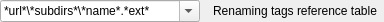
<?xml version="1.0" encoding="UTF-8"?>
<ui version="4.0">
 <class>MaskWidget</class>
 <widget class="QWidget" name="MaskWidget">
  <property name="geometry">
   <rect>
    <x>0</x>
    <y>0</y>
    <width>229</width>
    <height>22</height>
   </rect>
  </property>
  <layout class="QHBoxLayout" name="horizontalLayout">
   <property name="sizeConstraint">
    <enum>QLayout::SetMinimumSize</enum>
   </property>
   <property name="leftMargin">
    <number>0</number>
   </property>
   <property name="topMargin">
    <number>0</number>
   </property>
   <property name="rightMargin">
    <number>0</number>
   </property>
   <property name="bottomMargin">
    <number>0</number>
   </property>
   <item>
    <widget class="ComboBox" name="comboBox">
     <property name="minimumSize">
      <size>
       <width>200</width>
       <height>0</height>
      </size>
     </property>
     <property name="editable">
      <bool>true</bool>
     </property>
     <property name="currentText">
      <string notr="true">*url*\*subdirs*\*name*.*ext*</string>
     </property>
     <item>
      <property name="text">
       <string notr="true">*url*\*subdirs*\*name*.*ext*</string>
      </property>
     </item>
     <item>
      <property name="text">
       <string notr="true">*name*.*ext*</string>
      </property>
     </item>
     <item>
      <property name="text">
       <string notr="true">*flatsubdirs*</string>
      </property>
     </item>
     <item>
      <property name="text">
       <string notr="true">*curl*</string>
      </property>
     </item>
    </widget>
   </item>
   <item>
    <widget class="QToolButton" name="tipButton">
     <property name="toolTip">
      <string>Renaming tags reference table</string>
     </property>
     <property name="text">
      <string>Renaming tags reference table</string>
     </property>
     <property name="icon">
      <iconset resource="../resources.qrc">
       <normaloff>:/icons/menu/icon_mask_16x16.png</normaloff>:/icons/menu/icon_mask_16x16.png</iconset>
     </property>
     <property name="autoRaise">
      <bool>true</bool>
     </property>
    </widget>
   </item>
  </layout>
 </widget>
 <customwidgets>
  <customwidget>
   <class>ComboBox</class>
   <extends>QComboBox</extends>
   <header>Widgets/ComboBox</header>
  </customwidget>
 </customwidgets>
 <resources>
  <include location="../resources.qrc"/>
 </resources>
 <connections/>
</ui>
